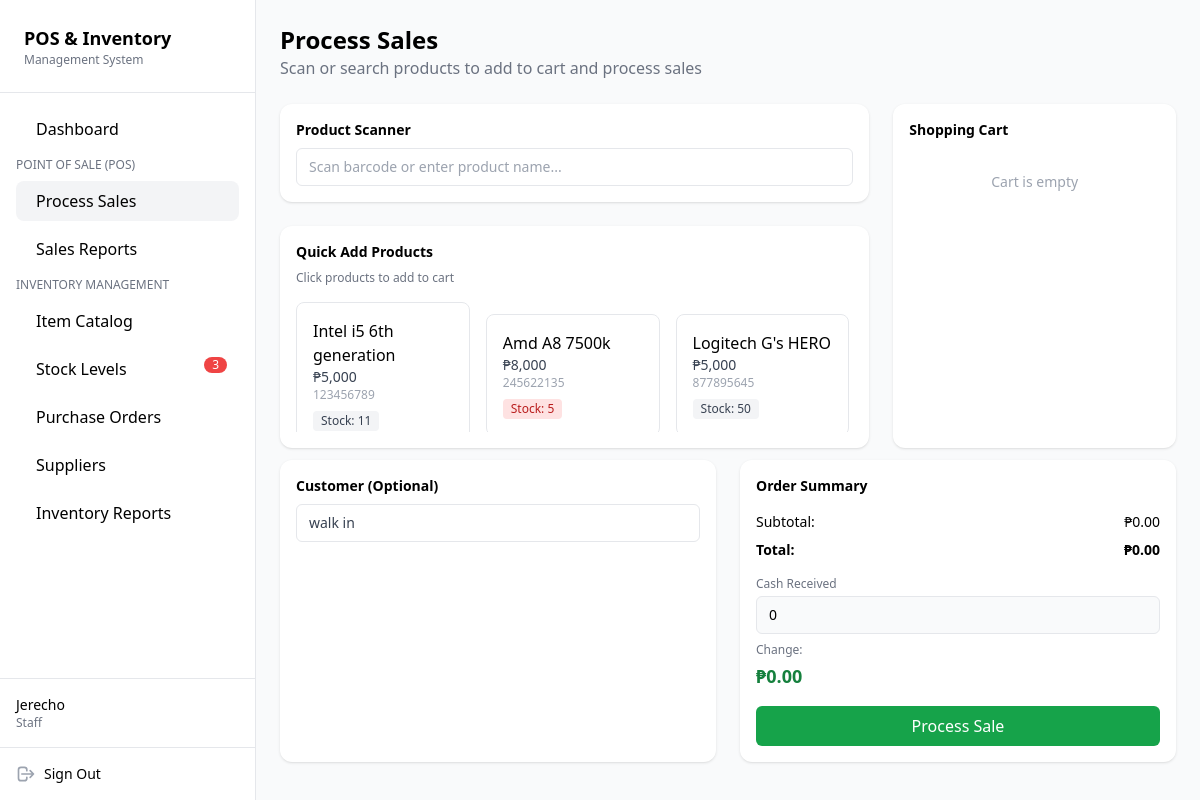
The app's page /process_sales.php (signed in), older data.
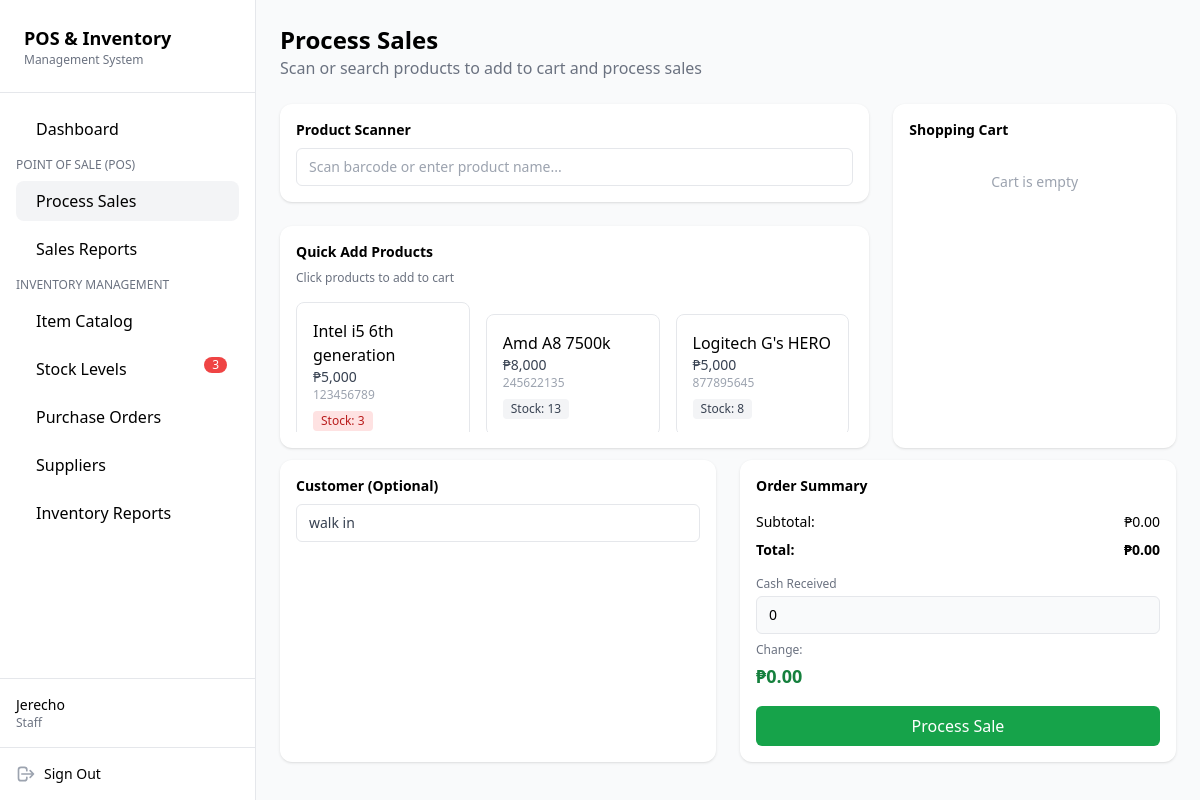
The same page, newer data.
### tables this page shows
CREATE TABLE `items` (
  `item_id` int(11) NOT NULL,
  `barcode` varchar(50) DEFAULT NULL,
  `item_name` varchar(255) NOT NULL,
  `description` text DEFAULT NULL,
  `category_id` int(11) DEFAULT NULL,
  `supplier_id` int(11) DEFAULT NULL,
  `cost_price` decimal(10,2) DEFAULT 0.00,
  `selling_price` decimal(10,2) DEFAULT 0.00,
  `quantity` int(11) DEFAULT 0,
  `min_stock` int(11) DEFAULT 5,
  `created_at` timestamp NOT NULL DEFAULT current_timestamp(),
  `updated_at` timestamp NOT NULL DEFAULT current_timestamp() ON UPDATE current_timestamp()
);

### database/database.php (called while the page is built, shortened)
<?php
class Database
{
    private $serverName = ("mysql:host=localhost;dbname=computer_store");
    private $userName = ("root");
    private $userPass = ("");
    private $fetchDefault = array(PDO::ATTR_DEFAULT_FETCH_MODE => PDO::FETCH_ASSOC);
    public function conn()
    {
        try {
            $this->conn = new PDO($this->serverName, $this->userName, $this->userPass, $this->fetchDefault);
            return $this->conn;
        } catch (PDOException $e) {
            echo "Error : " . $e->getMessage();
            exit;
        }
    }
    public function select_items()
    {
        $sql = $this->conn()->prepare("SELECT
        items.*,
        categories.category_name,
        suppliers.supplier_name
        FROM items
        LEFT JOIN categories ON items.category_id = categories.category_id
        LEFT JOIN suppliers ON items.supplier_id = suppliers.supplier_id
        ");
        $sql->execute();
        $items = $sql->fetchAll();
        return $items;
    }
}
$database = new Database();

### process_sales.php (the view, shortened to what the changed rows need)
<?php
include "database/database.php";
$database->login_session();
$items = $database->select_items();
?>
<!DOCTYPE html>
<html lang="en">
<head>
  <script src="https://cdn.tailwindcss.com"></script>
</head>
<body class="bg-gray-50 flex">
  <aside class="sticky top-0 w-64 h-screen bg-white border-r flex flex-col">
    <div class="p-6 border-b">
      <h1 class="text-lg font-bold">POS & Inventory</h1>
    </div>
  </aside>
  <main class="flex-1 p-6">
    <header class="mb-6">
      <h2 class="text-2xl font-bold">Process Sales</h2>
    </header>
    <div class="grid grid-cols-1 lg:grid-cols-3 gap-6">
      <div class="lg:col-span-2 space-y-6">
        <div class="bg-white rounded-xl shadow p-4">
          <div id="productGrid" class="grid grid-cols-2 md:grid-cols-3 gap-4 max-h-[130px] overflow-y-auto pr-1">
            <?php foreach ($items as $item): ?>
              <button type="button" class="product-item w-full text-left"
                onclick="openQuantityModal(<?= $item['item_id']; ?>, '<?= htmlspecialchars($item['item_name'], ENT_QUOTES); ?>', <?= $item['quantity']; ?>)"
                <?= $item['quantity'] <= 0 ? 'disabled class="opacity-50 cursor-not-allowed"' : '' ?>>
                <div class="p-4 border rounded-lg hover:shadow cursor-pointer">
                  <p class="font-medium product-name"><?= $item['item_name']; ?></p>
                  <p class="text-sm text-gray-700">₱<?= number_format($item['selling_price']); ?></p>
                  <p class="text-xs text-gray-400 product-barcode"><?= $item['barcode']; ?></p>
                  <?php if ($item['quantity'] > 0 && $item['quantity'] <= $item['min_stock']): ?>
                    <span class="mt-2 inline-block text-xs bg-red-100 text-red-700 px-2 py-0.5 rounded">Stock:
                      <?= $item['quantity']; ?></span>
                  <?php elseif ($item['quantity'] <= 0): ?>
                    <span class="mt-2 inline-block text-xs bg-red-100 text-red-700 px-2 py-0.5 rounded">Out of Stock</span>
                  <?php else: ?>
                    <span class="mt-2 inline-block text-xs bg-gray-100 text-gray-700 px-2 py-0.5 rounded">Stock:
                      <?= $item['quantity']; ?></span>
                  <?php endif; ?>
                </div>
              </button>
            <?php endforeach; ?>
          </div>
        </div>
      </div>
    </div>
  </main>
</body>
</html>

Row changes from the older to the newer data that the page shows:
changed items "Intel i5 6th generation": quantity "11" → "3"
changed items "Amd A8 7500k": quantity "5" → "13"
changed items "Logitech G's HERO": quantity "50" → "8"
